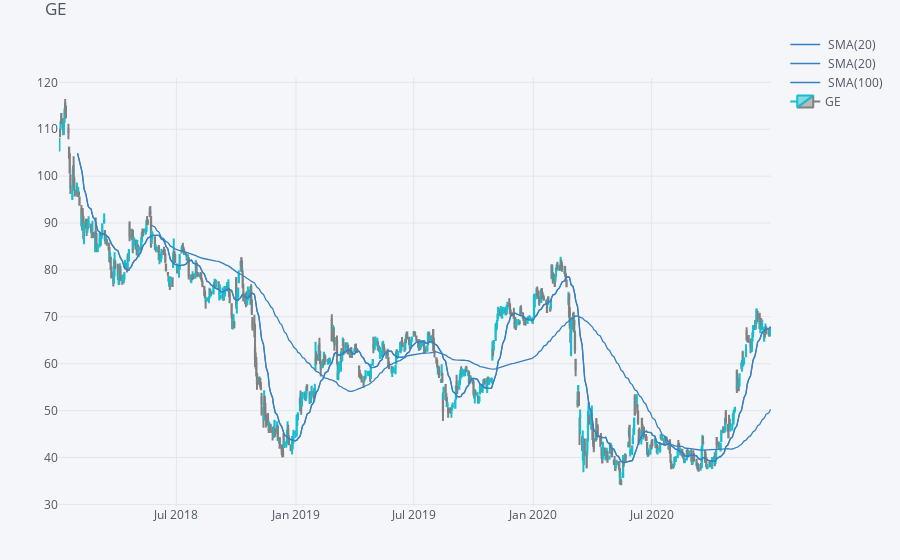

Source (notebook cell):
### Code cell
qf.iplot(title="GE", name="GE")

### Figure 1 — Plotly figure (JSON) as saved in the notebook; plotly's stock layout.template omitted (floating-point values rounded to 4 significant figures; data arrays with more than 128 entries replaced by an {"elided": "..."} marker saying what was removed)
{"data": [{"line": {"color": "rgba(55, 128, 191, 1.0)", "dash": "solid", "shape": "linear", "width": 1.3}, "mode": "lines", "name": " SMA(20)", "text": "", "x": {"elided": "756 str values"}, "y": {"elided": "756 mixed values"}, "yaxis": "y2", "type": "scatter"}, {"line": {"color": "rgba(55, 128, 191, 1.0)", "dash": "solid", "shape": "linear", "width": 1.3}, "mode": "lines", "name": " SMA(20)", "text": "", "x": {"elided": "756 str values"}, "y": {"elided": "756 mixed values"}, "yaxis": "y2", "type": "scatter"}, {"line": {"color": "rgba(55, 128, 191, 1.0)", "dash": "solid", "shape": "linear", "width": 1.3}, "mode": "lines", "name": " SMA(100)", "text": "", "x": {"elided": "756 str values"}, "y": {"elided": "756 mixed values"}, "yaxis": "y2", "type": "scatter"}, {"close": {"elided": "756 float values"}, "decreasing": {"line": {"color": "#808080"}}, "high": {"elided": "756 float values"}, "increasing": {"line": {"color": "#17BECF"}}, "low": {"elided": "756 float values"}, "name": "GE", "open": {"elided": "756 float values"}, "showlegend": true, "x": {"elided": "756 str values"}, "yaxis": "y2", "type": "candlestick"}], "layout": {"legend": {"bgcolor": "#F5F6F9", "font": {"color": "#4D5663"}}, "margin": {"b": 30, "l": 30, "r": 30, "t": 30}, "paper_bgcolor": "#F5F6F9", "plot_bgcolor": "#F5F6F9", "showlegend": true, "title": {"font": {"color": "#4D5663"}, "text": "GE"}, "xaxis": {"anchor": "y2", "gridcolor": "#E1E5ED", "rangeselector": {"bgcolor": "rgba(150, 200, 250, 1)", "buttons": [{"count": 1, "label": "1m", "step": "month", "stepmode": "backward"}, {"count": 1, "label": "1y", "step": "year", "stepmode": "backward"}], "font": {"size": 13}, "visible": false, "x": 0, "y": 0.9}, "rangeslider": {"visible": false}, "showgrid": true, "tickfont": {"color": "#4D5663"}, "title": {"font": {"color": "#4D5663"}, "text": ""}, "zerolinecolor": "#E1E5ED"}, "yaxis": {"gridcolor": "#E1E5ED", "showgrid": true, "showticklabels": false, "tickfont": {"color": "#4D5663"}, "title": {"font": {"color": "#4D5663"}, "text": ""}, "zerolinecolor": "#E1E5ED"}, "yaxis2": {"domain": [0.0, 0.9], "gridcolor": "#E1E5ED", "showgrid": true, "tickfont": {"color": "#4D5663"}, "title": {"font": {"color": "#4D5663"}, "text": ""}, "zerolinecolor": "#E1E5ED"}}}
